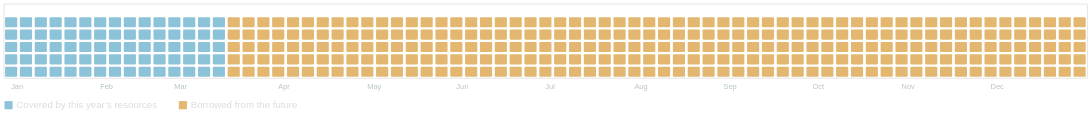

Vega-Lite specification stored for this chart:
### Vega-Lite specification from a JSON file in a GitHub repository (floating-point values rounded to 4 significant figures)
{"$schema": "https://vega.github.io/schema/vega-lite/v5.json", "description": "Hero: the 365 days of 2026 as a grid of 73 columns x 5 rows, filled day by day. The first 75 days (up to Australia's Overshoot Day, 16 March) are light teal; the rest of the year is 'borrowed'. Annotated at 16 March. Designed for the dark hero band.", "width": "container", "height": 100, "data": {"sequence": {"start": 1, "stop": 366, "as": "day"}}, "transform": [{"calculate": "datetime(2026, 0, datum.day)", "as": "date"}, {"calculate": "floor((datum.day - 1) / 5)", "as": "col"}, {"calculate": "(datum.day - 1) % 5", "as": "row"}, {"calculate": "datum.day <= 75 ? 'Covered by this year’s resources' : 'Borrowed from the future'", "as": "status"}], "encoding": {"x": {"field": "col", "type": "ordinal", "title": null, "scale": {"paddingInner": 0.18}, "axis": {"orient": "bottom", "domain": false, "ticks": false, "labelPadding": 6, "labelAngle": 0, "labelAlign": "left", "labelColor": "#B7C3C5", "labelExpr": "date(datetime(2026, 0, datum.value * 5 + 1)) == 1 ? timeFormat(datetime(2026, 0, datum.value * 5 + 1), '%b') : month(datetime(2026, 0, datum.value * 5 + 5)) != month(datetime(2026, 0, datum.value * 5 + 1)) ? timeFormat(datetime(2026, 0, datum.value * 5 + 5), '%b') : ''"}}, "y": {"field": "row", "type": "ordinal", "axis": null, "scale": {"domain": [-1, 0, 1, 2, 3, 4], "paddingInner": 0.18}}}, "layer": [{"mark": {"type": "rect", "cornerRadius": 1.5}, "encoding": {"color": {"field": "status", "type": "nominal", "title": null, "scale": {"domain": ["Covered by this year’s resources", "Borrowed from the future"], "range": ["#8CC3D9", "#E3B76F"]}, "legend": {"orient": "bottom", "direction": "horizontal", "symbolType": "square", "symbolSize": 120, "labelFontSize": 13, "labelLimit": 0, "columnPadding": 28, "offset": 14, "labelColor": "#D9DED9"}}, "tooltip": [{"field": "date", "type": "temporal", "title": "Date", "format": "%-d %B"}, {"field": "status", "title": "Status"}]}}, {"data": {"values": [{"col": 15, "row": -1, "t": "16 March: a full year’s share, used up"}]}, "layer": [{"mark": {"type": "rule", "color": "#FFFFFF", "strokeWidth": 1.5, "xOffset": -1.5}, "encoding": {"x": {"field": "col", "type": "ordinal", "bandPosition": 0}, "y": {"datum": -1}, "y2": {"datum": 4, "bandPosition": 1}}}, {"mark": {"type": "text", "align": "left", "baseline": "middle", "dx": 4, "fontSize": 12, "fontWeight": 700, "color": "#FFFFFF"}, "encoding": {"x": {"field": "col", "type": "ordinal", "bandPosition": 0}, "y": {"field": "row", "type": "ordinal"}, "text": {"field": "t"}}}]}]}
